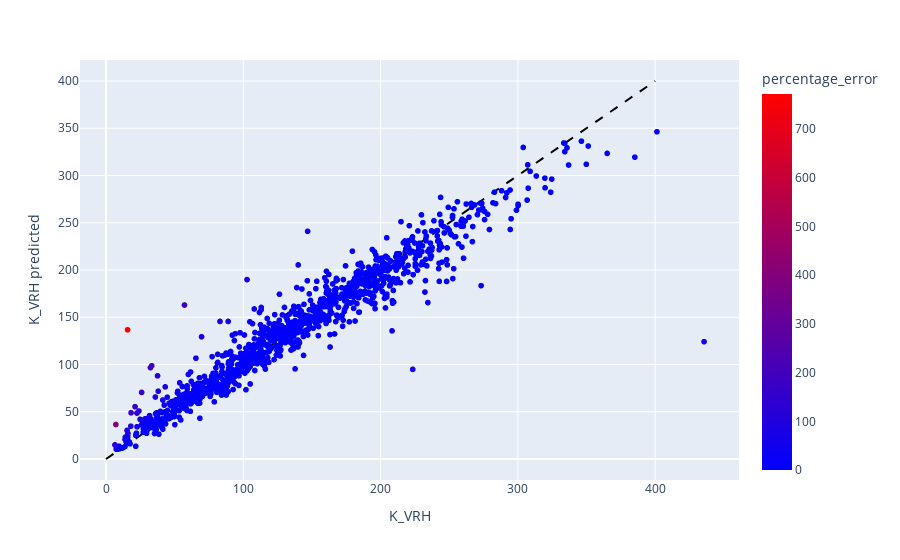

Source (notebook cell):
### Code cell
import plotly.express as px
import plotly.graph_objects as go

reference_line = go.Scatter(
    x=[0, 400],
    y=[0, 400],
    line=dict(color="black", dash="dash"),
    mode="lines",
    showlegend=False
)

fig = px.scatter(
    etf, 
    x="K_VRH", 
    y="K_VRH predicted", 
    hover_name="formula", 
    color="percentage_error", 
    color_continuous_scale=px.colors.sequential.Bluered,
)

fig.add_trace(reference_line)
fig.show()

### Figure 1 — Plotly figure (JSON) as saved in the notebook; plotly's stock layout.template omitted (floating-point values rounded to 4 significant figures; data arrays with more than 128 entries replaced by an {"elided": "..."} marker saying what was removed)
{"data": [{"hovertemplate": "<b>%{hovertext}</b><br><br>K_VRH=%{x}<br>K_VRH predicted=%{y}<br>percentage_error=%{marker.color}<extra></extra>", "hovertext": {"elided": "1181 str values"}, "legendgroup": "", "marker": {"color": {"elided": "1181 float values"}, "coloraxis": "coloraxis", "symbol": "circle"}, "mode": "markers", "name": "", "showlegend": false, "type": "scattergl", "x": {"elided": "1181 float values"}, "xaxis": "x", "y": {"elided": "1181 float values"}, "yaxis": "y"}, {"line": {"color": "black", "dash": "dash"}, "mode": "lines", "showlegend": false, "type": "scatter", "x": [0, 400], "y": [0, 400]}], "layout": {"autosize": true, "coloraxis": {"colorbar": {"title": {"text": "percentage_error"}}, "colorscale": [[0, "rgb(0,0,255)"], [1, "rgb(255,0,0)"]]}, "legend": {"tracegroupgap": 0}, "margin": {"t": 60}, "xaxis": {"anchor": "y", "autorange": false, "domain": [0, 1], "range": [-18.97, 461.1], "title": {"text": "K_VRH"}, "type": "linear"}, "yaxis": {"anchor": "x", "autorange": false, "domain": [0, 1], "range": [-22.22, 422.2], "title": {"text": "K_VRH predicted"}, "type": "linear"}}}
